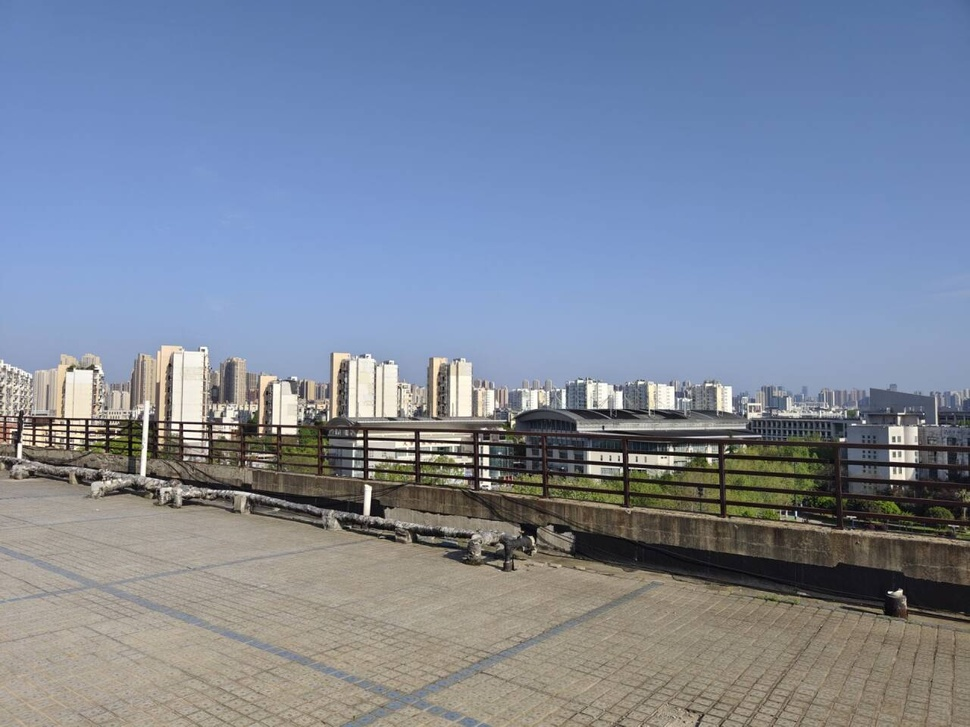
#> input picture openCVclass/my.jpg, 970 x 727 px, shrunk from 1280 x 960 before the run
$ python 5partB.py
#> lines starting #> are read from the running program, lines starting #| are printed output that depends on the picture; after the words box and inside, x2 and y2 are one past the last pixel; in counts of white or black regions, pixels touching at a corner belong together
import cv2 as cv
import matplotlib.pyplot as plt

# 设置字体以支持中文显示
plt.rcParams['font.sans-serif'] = ['SimHei']
plt.rcParams['axes.unicode_minus'] = False

def canny_edge_detection(image_path, low_threshold, high_threshold):
    """
    使用 Canny 算子进行边缘检测
    :param image_path: 图像路径
    :param low_threshold: 低阈值
    :param high_threshold: 高阈值
    :return: 边缘检测结果图像
    """
#> called with image_path = 'my.jpg', low_threshold = 50, high_threshold = 150
    # 读取灰度图像
    img = cv.imread(image_path, cv.IMREAD_GRAYSCALE)
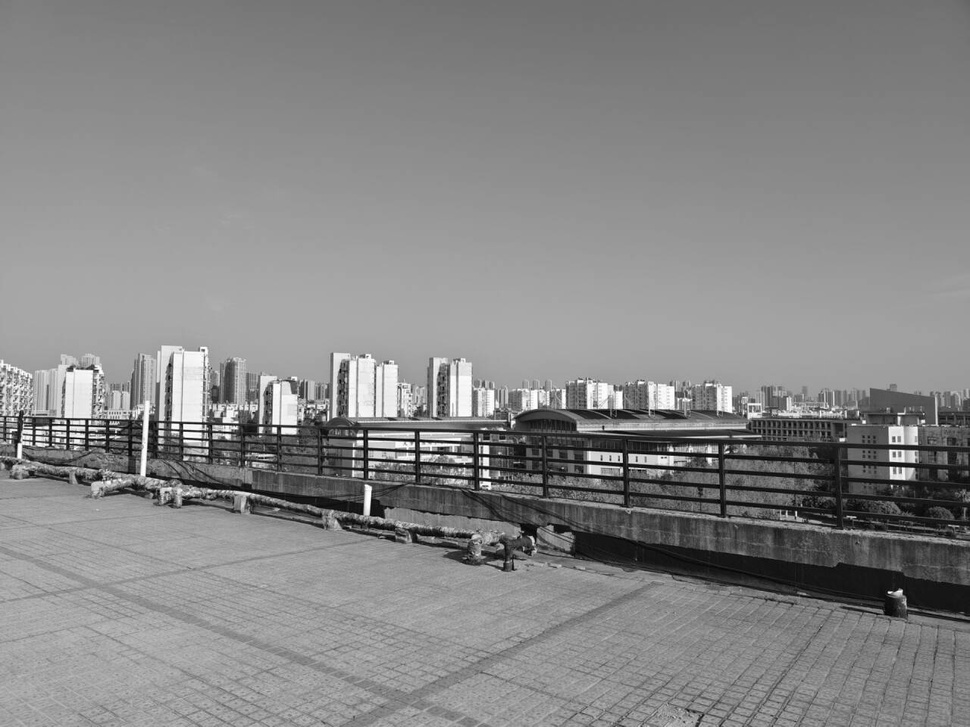
#> img: shape (727, 970); min 0, max 255, mean 134.5

    # 使用 Canny 算子进行边缘检测
    edges = cv.Canny(img, low_threshold, high_threshold)
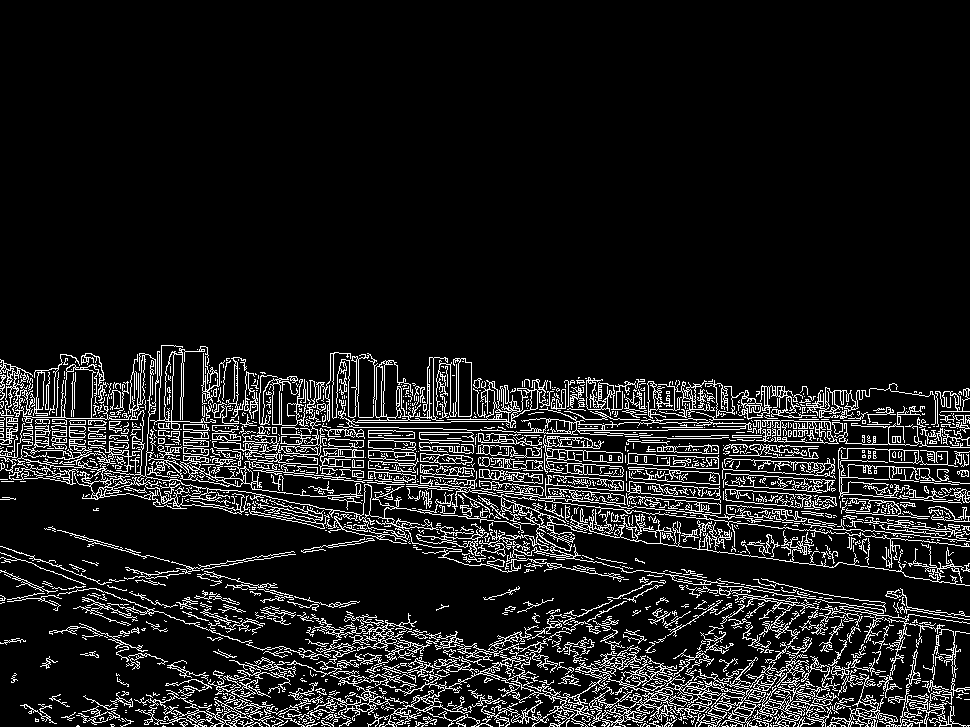
#> edges: shape (727, 970); 10.5% white in thin lines or dots, all inside (x1, y1, x2, y2) = (0, 345, 970, 727)

    # 显示原始图像与边缘图像
    plt.figure(figsize=(10, 5))
    plt.subplot(1, 2, 1)
    plt.imshow(img, cmap='gray')
    plt.title('原始图像')
    plt.axis('off')

    plt.subplot(1, 2, 2)
    plt.imshow(edges, cmap='gray')
    plt.title('Canny 边缘检测')
    plt.axis('off')

    plt.tight_layout()
    plt.show()
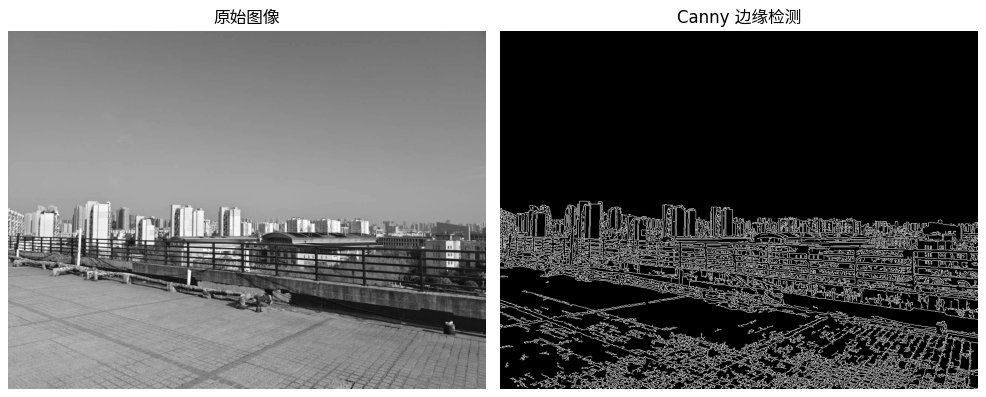
#> figure drawn by matplotlib, 2 panels

# 调用函数
canny_edge_detection('my.jpg', low_threshold=50, high_threshold=150)
